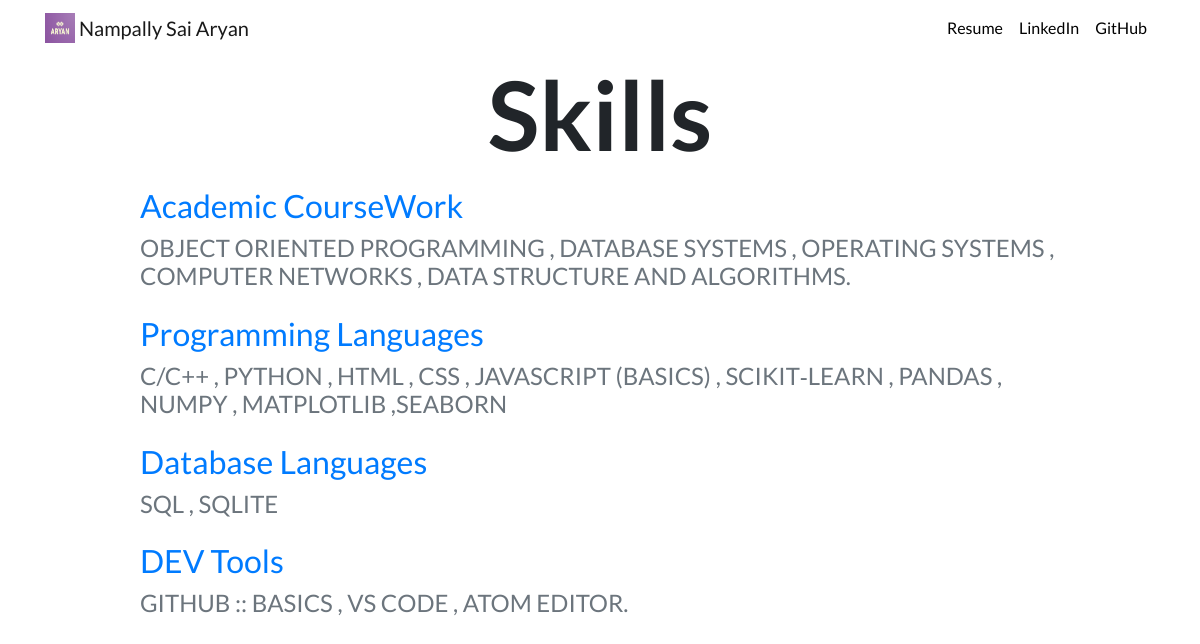
Screenshot of /blog/ with the database file from the repository.
### blog/models.py (models this page shows, shortened)
class Blog(models.Model):
    title = models.CharField(max_length=500)
    description = models.TextField()
    date = models.DateField()

### blog/views.py (the view)
# urls.py: path('', views.all_blogs, name='all_blogs'),
def all_blogs(request):
    blogs = Blog.objects.order_by()
    return render(request, 'blog/all_blogs.html', {'blogs':blogs})

### blog/templates/blog/all_blogs.html
{% extends "portfolio/base.html" %}
{% load static %}
{% block content %}
<h1 id="blogtitle" class="font-weight-bold text-center">Skills</h1>
{% for blog in blogs %}
<div class="row justify-content-center my-3">
  <div class="col-md-10">
      <h2 class="text-primary">{{ blog.title }}</h2>
    <h4 class="text-muted">{{ blog.description|striptags|upper }}</h4>
  </div>
</div>
{% endfor %}
{% endblock %}

### portfolio/templates/portfolio/base.html (shortened to what this page needs)
{% load static %}
<!doctype html>
<html lang="en">
<head>
  <link rel="stylesheet" href="https://stackpath.bootstrapcdn.com/bootstrap/4.4.1/css/bootstrap.min.css">
  <link rel="stylesheet" href="{% static "portfolio/custom.css" %}">
</head>
<body>
  <nav id="topNav" class="navbar navbar-expand-md navbar-light">
    <div class="container">
      <a class="navbar-brand" href="{% url 'home' %}">
        <img src="{% static "portfolio/logo.png" %}" width="30" height="30" class="d-inline-block align-top" >
        <span>Nampally Sai Aryan</span>
      </a>
      <div class="collapse navbar-collapse text-center" id="navbarNav">
        <ul class="navbar-nav ml-auto">
          <li class="nav-item">
            <a class="nav-link" href="{% static "portfolio/resume.pdf" %}">Resume</a>
          </li>
          <li class="nav-item">
            <a class="nav-link" href="https://www.linkedin.com/in/sai-aryan-9388ba209" target="_blank">LinkedIn</a>
          </li>
          <li class="nav-item">
            <a class="nav-link" href="https://github.com/voyageuraryan" target="_blank">GitHub</a>
          </li>
        </ul>
      </div>
    </div>
  </nav>
  <div class="container">
    {% block content %}{% endblock %}
  </div>
</body>
</html>

### portfolio/static/portfolio/custom.css (style rules this page uses)
.navbar-nav .nav-link { color: rgba(0,0,0,1) !important; }
body { font-family: 'Lato', sans-serif; }
#blogtitle { font-size: 6rem; }

### rows the page displays
Blog: title "Academic CourseWork", description "OBJECT ORIENTED PROGRAMMING , DATABASE SYSTEMS , OPERATING SYSTEMS , COMPUTER NETWORKS , DATA STRUCTURE AND ALGORITHMS."
Blog: title "Programming Languages", description "C/C++ , PYTHON , HTML , CSS , JAVASCRIPT (BASICS) , SCIKIT‑LEARN , PANDAS , NUMPY , MATPLOTLIB ,SEABORN"
Blog: title "Database Languages", description "SQL , SQLITE"
Blog: title "DEV Tools", description "GITHUB :: BASICS , VS CODE , ATOM EDITOR."
